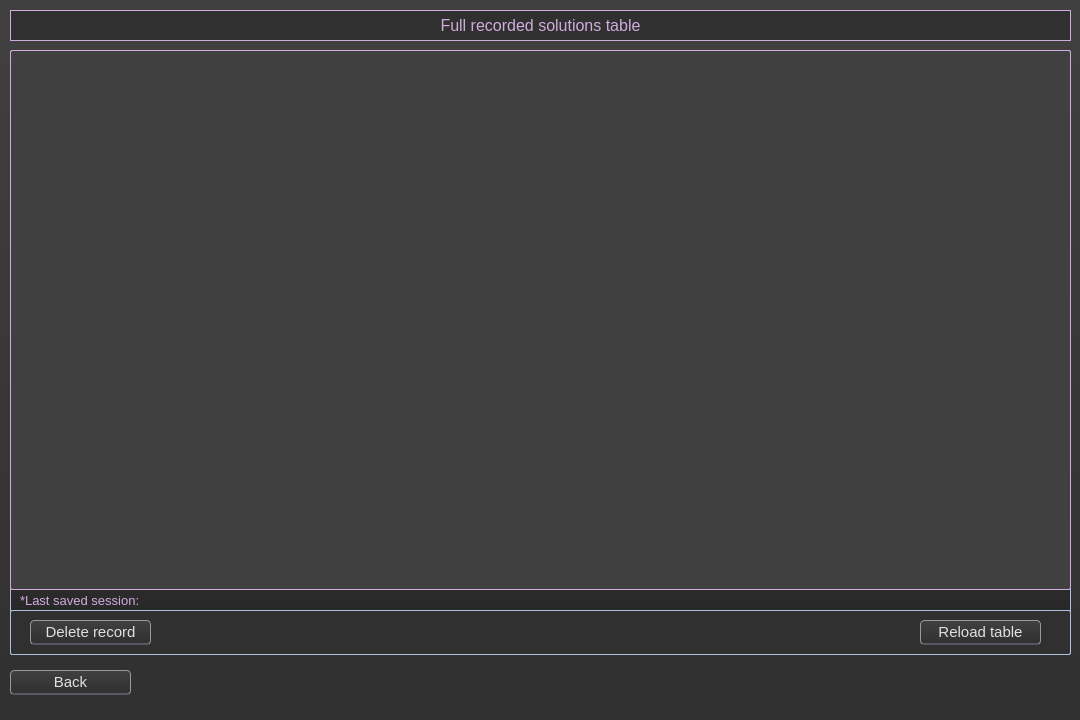
<?xml version="1.0" encoding="UTF-8"?>
<ui version="4.0">
 <class>Table</class>
 <widget class="QWidget" name="Table">
  <property name="geometry">
   <rect>
    <x>0</x>
    <y>0</y>
    <width>1080</width>
    <height>720</height>
   </rect>
  </property>
  <property name="windowTitle">
   <string>Form</string>
  </property>
  <property name="styleSheet">
   <string notr="true">background-color: qlineargradient(spread:pad, x1:1, y1:1, x2:1, y2:0, stop:0 rgba(48, 48, 48, 255), stop:1 rgba(64, 64, 64, 255))</string>
  </property>
  <widget class="QFrame" name="frame_has">
   <property name="geometry">
    <rect>
     <x>10</x>
     <y>50</y>
     <width>1061</width>
     <height>605</height>
    </rect>
   </property>
   <property name="font">
    <font>
     <family>Segoe UI</family>
     <pointsize>11</pointsize>
    </font>
   </property>
   <property name="styleSheet">
    <string notr="true">background-color: qlineargradient(spread:pad, x1:1, y1:1, x2:1, y2:0, stop:0 rgba(40, 40, 40, 255), stop:1 rgba(56, 56, 56, 255));
border: 1px solid rgb(175, 192, 220);
border-radius: 2px</string>
   </property>
   <property name="frameShape">
    <enum>QFrame::Shape::StyledPanel</enum>
   </property>
   <property name="frameShadow">
    <enum>QFrame::Shadow::Raised</enum>
   </property>
   <widget class="QTableWidget" name="table_checked">
    <property name="geometry">
     <rect>
      <x>0</x>
      <y>0</y>
      <width>1061</width>
      <height>540</height>
     </rect>
    </property>
    <property name="font">
     <font>
      <family>Segoe UI</family>
      <pointsize>11</pointsize>
     </font>
    </property>
    <property name="styleSheet">
     <string notr="true">background-color: rgb(64, 64, 64);
border: 1px solid rgb(208, 172, 220);
border-radius: 2px</string>
    </property>
   </widget>
   <widget class="QLabel" name="label_note">
    <property name="geometry">
     <rect>
      <x>10</x>
      <y>540</y>
      <width>820</width>
      <height>21</height>
     </rect>
    </property>
    <property name="font">
     <font>
      <family>Segoe UI</family>
      <pointsize>10</pointsize>
      <bold>false</bold>
      <underline>false</underline>
     </font>
    </property>
    <property name="styleSheet">
     <string notr="true">background-color: None;
color: rgb(208, 172, 220);
border: None;</string>
    </property>
    <property name="text">
     <string>*Last saved session:</string>
    </property>
    <property name="alignment">
     <set>Qt::AlignmentFlag::AlignLeading|Qt::AlignmentFlag::AlignLeft|Qt::AlignmentFlag::AlignVCenter</set>
    </property>
   </widget>
   <widget class="QFrame" name="frame_buttons">
    <property name="geometry">
     <rect>
      <x>0</x>
      <y>560</y>
      <width>1061</width>
      <height>45</height>
     </rect>
    </property>
    <property name="font">
     <font>
      <family>Segoe UI</family>
      <pointsize>11</pointsize>
     </font>
    </property>
    <property name="styleSheet">
     <string notr="true">background-color: rgb(48, 48, 48)</string>
    </property>
    <property name="frameShape">
     <enum>QFrame::Shape::StyledPanel</enum>
    </property>
    <property name="frameShadow">
     <enum>QFrame::Shadow::Raised</enum>
    </property>
    <widget class="QPushButton" name="push_reload">
     <property name="geometry">
      <rect>
       <x>910</x>
       <y>10</y>
       <width>121</width>
       <height>25</height>
      </rect>
     </property>
     <property name="font">
      <font>
       <family>Segoe UI</family>
       <pointsize>11</pointsize>
      </font>
     </property>
     <property name="styleSheet">
      <string notr="true">QPushButton {
    color:  rgb(224, 224, 224);
    background-color: qlineargradient(spread:pad, x1:1, y1:1, x2:1, y2:0, stop:0  rgba(48, 48, 48, 255), stop:1 rgba(64, 64, 64, 255));
    border: 1px solid rgb(152, 152, 160);
    border-bottom: 2px solid rgb(88, 88, 96);
    border-radius: 4px
    }
    QPushButton:disabled {
    background-color: rgb(48, 48, 48);
    color:  rgb(128, 128, 128);
    border: 1px solid rgb(128, 128, 128);
    }
    QPushButton:hover {
    color:  rgb(224, 224, 224);
    border: 1px solid rgb(175, 192, 220);
    }
    QPushButton:pressed {
    background-color:  rgb(208, 172, 220);
    color: rgb(224, 224, 224);
    border: 1px solid rgb(224, 224, 224);
    font-weight: bold;
    }</string>
     </property>
     <property name="text">
      <string>Reload table</string>
     </property>
     <property name="checkable">
      <bool>false</bool>
     </property>
    </widget>
    <widget class="QPushButton" name="push_delete_has">
     <property name="geometry">
      <rect>
       <x>20</x>
       <y>10</y>
       <width>121</width>
       <height>25</height>
      </rect>
     </property>
     <property name="font">
      <font>
       <family>Segoe UI</family>
       <pointsize>11</pointsize>
      </font>
     </property>
     <property name="styleSheet">
      <string notr="true">QPushButton {
    color:  rgb(224, 224, 224);
    background-color: qlineargradient(spread:pad, x1:1, y1:1, x2:1, y2:0, stop:0  rgba(48, 48, 48, 255), stop:1 rgba(64, 64, 64, 255));
    border: 1px solid rgb(152, 152, 160);
    border-bottom: 2px solid rgb(88, 88, 96);
    border-radius: 4px
    }
    QPushButton:disabled {
    background-color: rgb(48, 48, 48);
    color:  rgb(128, 128, 128);
    border: 1px solid rgb(128, 128, 128);
    }
    QPushButton:hover {
    color:  rgb(224, 224, 224);
    border: 1px solid rgb(175, 192, 220);
    }
    QPushButton:pressed {
    background-color:  rgb(208, 172, 220);
    color: rgb(224, 224, 224);
    border: 1px solid rgb(224, 224, 224);
    font-weight: bold;
    }</string>
     </property>
     <property name="text">
      <string>Delete record</string>
     </property>
     <property name="checkable">
      <bool>false</bool>
     </property>
    </widget>
   </widget>
  </widget>
  <widget class="QLabel" name="label_has">
   <property name="geometry">
    <rect>
     <x>10</x>
     <y>10</y>
     <width>1061</width>
     <height>31</height>
    </rect>
   </property>
   <property name="font">
    <font>
     <family>Segoe UI</family>
     <pointsize>12</pointsize>
     <italic>false</italic>
     <bold>false</bold>
     <underline>false</underline>
    </font>
   </property>
   <property name="styleSheet">
    <string notr="true">background-color: rgb(48, 48, 48);
color: rgb(208, 172, 220);
border: 1px solid rgb(208, 172, 220);
padding: 4px</string>
   </property>
   <property name="text">
    <string>Full recorded solutions table</string>
   </property>
   <property name="alignment">
    <set>Qt::AlignmentFlag::AlignCenter</set>
   </property>
  </widget>
  <widget class="QPushButton" name="push_back">
   <property name="geometry">
    <rect>
     <x>10</x>
     <y>670</y>
     <width>121</width>
     <height>25</height>
    </rect>
   </property>
   <property name="font">
    <font>
     <family>Segoe UI</family>
     <pointsize>11</pointsize>
    </font>
   </property>
   <property name="styleSheet">
    <string notr="true">QPushButton {
    color:  rgb(224, 224, 224);
    background-color: qlineargradient(spread:pad, x1:1, y1:1, x2:1, y2:0, stop:0  rgba(48, 48, 48, 255), stop:1 rgba(64, 64, 64, 255));
    border: 1px solid rgb(152, 152, 160);
    border-bottom: 2px solid rgb(88, 88, 96);
    border-radius: 4px
    }
    QPushButton:disabled {
    background-color: rgb(48, 48, 48);
    color:  rgb(128, 128, 128);
    border: 1px solid rgb(128, 128, 128);
    }
    QPushButton:hover {
    color:  rgb(224, 224, 224);
    border: 1px solid rgb(175, 192, 220);
    }
    QPushButton:pressed {
    background-color:  rgb(208, 172, 220);
    color: rgb(224, 224, 224);
    border: 1px solid rgb(224, 224, 224);
    font-weight: bold;
    }</string>
   </property>
   <property name="text">
    <string>Back</string>
   </property>
   <property name="checkable">
    <bool>false</bool>
   </property>
  </widget>
 </widget>
 <resources/>
 <connections/>
</ui>
